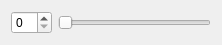
<?xml version="1.0" encoding="UTF-8"?>
<ui version="4.0">
    <class>SmallWidget</class>
    <widget class="QWidget" name="SmallWidget">
        <property name="geometry">
            <rect>
                <x>0</x>
                <y>0</y>
                <width>222</width>
                <height>38</height>
            </rect>
        </property>
        <property name="windowTitle">
            <string>Form</string>
        </property>
        <layout class="QHBoxLayout" name="horizontalLayout">
            <item>
                <widget class="QSpinBox" name="spinBox"/>
            </item>
            <item>
                <widget class="QSlider" name="horizontalSlider">
                    <property name="orientation">
                        <enum>Qt::Horizontal</enum>
                    </property>
                </widget>
            </item>
        </layout>
    </widget>
    <resources/>
    <connections/>
</ui>
